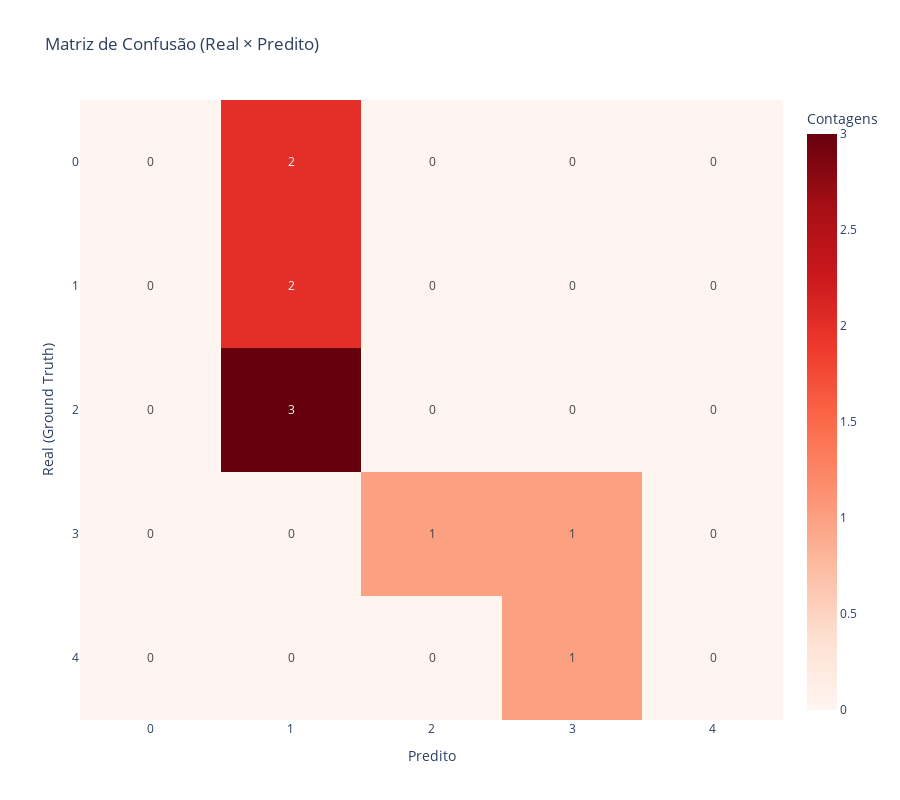

Notebook code for this chart:
### Markdown cell above
## 8️⃣ Validação com Ground Truth

### Code cell
if ground_truth:
    accuracy, cls_report, cm = analyzer.evaluate_ground_truth(
        df_with_consensus=df_with_consensus
    )

    visualizer.plot_confusion_matrix(
        cm=cm,
        categories=categories
    )
    
else:
    logger.info("⚠️ Ground truth não disponível – pulando validação")

### Figure 1 — Plotly figure (JSON) as saved in the notebook; plotly's stock layout.template omitted (floating-point values rounded to 4 significant figures)
{"data": [{"colorbar": {"title": {"text": "Contagens"}}, "colorscale": [[0, "rgb(255,245,240)"], [0.125, "rgb(254,224,210)"], [0.25, "rgb(252,187,161)"], [0.375, "rgb(252,146,114)"], [0.5, "rgb(251,106,74)"], [0.625, "rgb(239,59,44)"], [0.75, "rgb(203,24,29)"], [0.875, "rgb(165,15,21)"], [1, "rgb(103,0,13)"]], "text": [[0, 0, 0, 1, 0], [0, 0, 1, 1, 0], [0, 3, 0, 0, 0], [0, 2, 0, 0, 0], [0, 2, 0, 0, 0]], "texttemplate": "%{text}", "type": "heatmap", "x": [0, 1, 2, 3, 4], "y": [4, 3, 2, 1, 0], "z": [[0, 0, 0, 1, 0], [0, 0, 1, 1, 0], [0, 3, 0, 0, 0], [0, 2, 0, 0, 0], [0, 2, 0, 0, 0]]}], "layout": {"height": 800, "title": {"text": "Matriz de Confusão (Real × Predito)"}, "width": 900, "xaxis": {"tickmode": "array", "ticktext": [0, 1, 2, 3, 4], "tickvals": [0, 1, 2, 3, 4], "title": {"text": "Predito"}, "type": "category"}, "yaxis": {"tickmode": "array", "ticktext": [4, 3, 2, 1, 0], "tickvals": [4, 3, 2, 1, 0], "title": {"text": "Real (Ground Truth)"}, "type": "category"}}}
